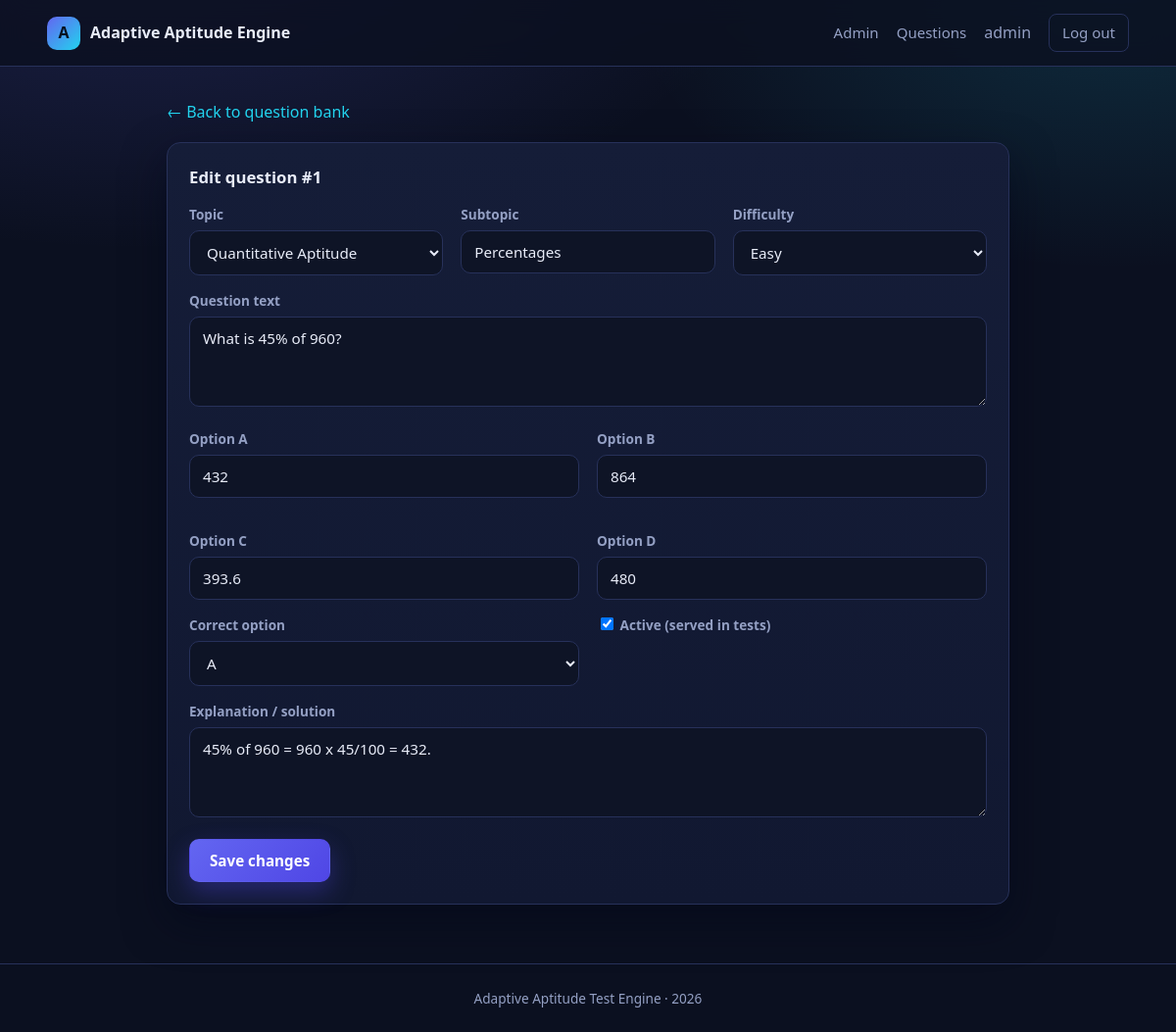
The page /admin/questions/1/edit (signed in) on the database its author committed.
### models.py (models this page shows, shortened)
class User(db.Model):
    __tablename__ = "users"
    id = db.Column(db.Integer, primary_key=True)
    username = db.Column(db.String(64), unique=True, nullable=False)
    email = db.Column(db.String(120), unique=True, nullable=False)
    full_name = db.Column(db.String(120))
    college = db.Column(db.String(160))
    password_hash = db.Column(db.String(255), nullable=False)
    is_admin = db.Column(db.Boolean, default=False, nullable=False)
    created_at = db.Column(db.DateTime, default=datetime.utcnow)
    attempts = db.relationship("TestAttempt", backref="user", lazy=True,
                               cascade="all, delete-orphan")

class Question(db.Model):
    __tablename__ = "questions"
    id = db.Column(db.Integer, primary_key=True)
    topic = db.Column(db.String(60), nullable=False, index=True)
    subtopic = db.Column(db.String(80))
    difficulty = db.Column(db.String(10), nullable=False, index=True)  # easy|medium|hard
    question = db.Column(db.Text, nullable=False)
    option_a = db.Column(db.String(255), nullable=False)
    option_b = db.Column(db.String(255), nullable=False)
    option_c = db.Column(db.String(255), nullable=False)
    option_d = db.Column(db.String(255), nullable=False)
    correct_option = db.Column(db.String(1), nullable=False)  # A|B|C|D
    explanation = db.Column(db.Text)
    active = db.Column(db.Boolean, default=True, nullable=False)

### app.py (the view, shortened to what this page needs)
@app.route("/admin/questions/new", methods=["GET", "POST"])
@app.route("/admin/questions/<int:qid>/edit", methods=["GET", "POST"])
@admin_required
def admin_question_form(qid=None):
    q = db.session.get(Question, qid) if qid else None
    if qid and not q:
        abort(404)
    return render_template("admin_question_form.html", q=q)

### app.py (called while the page is built)
def current_user():
    uid = session.get("user_id")
    return db.session.get(User, uid) if uid else None

def admin_required(view):
    @wraps(view)
    def wrapper(*a, **kw):
        u = current_user()
        if not u or not u.is_admin:
            flash("Superuser access required.", "danger")
            return redirect(url_for("admin_login"))
        return view(*a, **kw)
    return wrapper

@app.context_processor
def inject_globals():
    return {"user": current_user(), "year": datetime.utcnow().year}

### templates/admin_question_form.html (shortened to what this page needs)
{% extends "base.html" %}
{% block body %}
{% set topics = ['Quantitative Aptitude', 'Logical Reasoning', 'Verbal Ability', 'Data Interpretation'] %}
<section class="page container" style="max-width:860px">
  <a href="{{ url_for('admin_questions') }}">&larr; Back to question bank</a>
  <div class="card mt">
    <h2 class="card-title">{{ 'Edit question #' ~ q.id if q else 'Add a new question' }}</h2>
    <form method="post">
      <div class="grid grid-3">
        <div class="form-row">
          <label for="topic">Topic</label>
          <select id="topic" name="topic" required>
            {% for t in topics %}<option value="{{ t }}" {{ 'selected' if q and q.topic == t }}>{{ t }}</option>{% endfor %}
          </select>
        </div>
        <div class="form-row">
          <label for="subtopic">Subtopic</label>
          <input id="subtopic" name="subtopic" value="{{ q.subtopic if q else '' }}" placeholder="e.g. Percentages">
        </div>
        <div class="form-row">
          <label for="difficulty">Difficulty</label>
          <select id="difficulty" name="difficulty">
            {% for d in ['easy', 'medium', 'hard'] %}<option value="{{ d }}" {{ 'selected' if q and q.difficulty == d }}>{{ d|capitalize }}</option>{% endfor %}
          </select>
        </div>
      </div>
      <div class="form-row">
        <label for="question">Question text</label>
        <textarea id="question" name="question" required>{{ q.question if q else '' }}</textarea>
      </div>
      <div class="grid grid-2">
        {% for l in ['a', 'b', 'c', 'd'] %}
          <div class="form-row">
            <label for="option_{{ l }}">Option {{ l|upper }}</label>
            <input id="option_{{ l }}" name="option_{{ l }}" required value="{{ q['option_' ~ l] if q else '' }}">
          </div>
        {% endfor %}
      </div>
      <div class="grid grid-2">
        <div class="form-row">
          <label for="correct_option">Correct option</label>
          <select id="correct_option" name="correct_option">
            {% for l in ['A', 'B', 'C', 'D'] %}<option value="{{ l }}" {{ 'selected' if q and q.correct_option == l }}>{{ l }}</option>{% endfor %}
          </select>
        </div>
        {% if q %}
        <div class="form-row">
          <label><input type="checkbox" name="active" value="1" style="width:auto" {{ 'checked' if q.active }}> Active (served in tests)</label>
        </div>
        {% endif %}
      </div>
      <div class="form-row">
        <label for="explanation">Explanation / solution</label>
        <textarea id="explanation" name="explanation">{{ q.explanation if q else '' }}</textarea>
      </div>
      <button class="btn btn-primary" type="submit">{{ 'Save changes' if q else 'Add question' }}</button>
    </form>
  </div>
</section>
{% endblock %}

### templates/base.html (shortened to what this page needs)
<!doctype html>
<html lang="en">
<head>
  <link rel="stylesheet" href="{{ url_for('static', filename='css/style.css') }}">
</head>
<body>
<nav class="nav">
  <div class="container nav-inner">
    <a class="brand" href="{{ url_for('home') }}"><span class="brand-mark">A</span> Adaptive Aptitude Engine</a>
    <div class="nav-links">
      {% if user %}
        {% if user.is_admin %}
          <a href="{{ url_for('admin_dashboard') }}">Admin</a>
          <a href="{{ url_for('admin_questions') }}">Questions</a>
        {% else %}
          <a href="{{ url_for('dashboard') }}">Dashboard</a>
          <a href="{{ url_for('test_start') }}">Start Test</a>
        {% endif %}
        <span class="muted">{{ user.username }}</span>
        <a class="btn btn-ghost btn-sm" href="{{ url_for('logout') }}">Log out</a>
      {% else %}
        <a href="{{ url_for('login') }}">Login</a>
        <a href="{{ url_for('admin_login') }}">Admin</a>
        <a class="btn btn-primary btn-sm" href="{{ url_for('register') }}">Register</a>
      {% endif %}
    </div>
  </div>
</nav>
{% block body %}{% endblock %}
<div class="footer">Adaptive Aptitude Test Engine &middot; {{ year }}</div>
</body>
</html>

### static/css/style.css (style rules this page uses)
:root { --bg: #0b1020; --bg-soft: #111831; --surface: #151d38; --surface-2: #1b2444; --border: #27315a; --text: #e8ecf8; --muted: #94a0c4; --primary: #6366f1; --primary-soft: #818cf8; --accent: #22d3ee; --success: #34d399; --warning: #fbbf24; --danger: #f87171; --radius: 14px; --shadow: 0 18px 44px rgba(3, 7, 25, 0.55); }
* { box-sizing: border-box; }
body { margin: 0; font-family: "Segoe UI", Roboto, "Helvetica Neue", Arial, sans-serif; background: radial-gradient(1100px 600px at 12% -10%, rgba(99,102,241,.22), transparent 60%), radial-gradient(900px 500px at 95% 0%, rgba(34,211,238,.14), transparent 55%), var(--bg); color: var(--text); min-height: 100vh; line-height: 1.55; }
a { color: var(--accent); text-decoration: none; }
.container { width: min(1180px, 92vw); margin: 0 auto; }
.nav { position: sticky; top: 0; z-index: 40; backdrop-filter: blur(12px); background: rgba(11,16,32,.82); border-bottom: 1px solid var(--border); }
.nav-inner { display: flex; align-items: center; gap: 22px; padding: 14px 0; }
.brand { display: flex; align-items: center; gap: 10px; font-weight: 700; color: var(--text); }
.brand-mark { width: 34px; height: 34px; border-radius: 10px; display: grid; place-items: center; background: linear-gradient(135deg, var(--primary), var(--accent)); font-weight: 800; color: #06101f; }
.nav-links { display: flex; gap: 18px; margin-left: auto; align-items: center; flex-wrap: wrap; }
.nav-links a { color: var(--muted); font-size: .94rem; font-weight: 500; }
.btn { display: inline-block; border: 1px solid transparent; cursor: pointer; padding: 11px 20px; border-radius: 10px; font-size: .95rem; font-weight: 600; background: var(--surface-2); color: var(--text); transition: transform .12s ease, box-shadow .12s ease; font-family: inherit; }
.btn-primary { background: linear-gradient(135deg, var(--primary), #4f46e5); color: #fff; box-shadow: 0 10px 24px rgba(79,70,229,.35); }
.btn-ghost { background: transparent; border-color: var(--border); color: var(--text); }
.btn-sm { padding: 7px 13px; font-size: .84rem; border-radius: 8px; }
.card { background: linear-gradient(180deg, var(--surface), var(--bg-soft)); border: 1px solid var(--border); border-radius: var(--radius); padding: 22px; box-shadow: var(--shadow); }
.card-title { margin: 0 0 14px; font-size: 1.05rem; }
.grid { display: grid; gap: 18px; }
.grid-2 { grid-template-columns: repeat(auto-fit, minmax(320px, 1fr)); }
.grid-3 { grid-template-columns: repeat(auto-fit, minmax(240px, 1fr)); }
section.page { padding: 34px 0 60px; }
.form-row { margin-bottom: 15px; }
label { display: block; font-size: .85rem; color: var(--muted); margin-bottom: 6px; font-weight: 600; }
input, select, textarea { width: 100%; padding: 11px 13px; border-radius: 10px; font-size: .95rem; background: #0e1426; border: 1px solid var(--border); color: var(--text); font-family: inherit; }
textarea { min-height: 92px; resize: vertical; }
.footer { border-top: 1px solid var(--border); padding: 24px 0; color: var(--muted); font-size: .85rem; text-align: center; }
.muted { color: var(--muted); }
.mt { margin-top: 18px; }

### rows shown on the page
User: username "admin"
Question: id "Edit question #1", subtopic "Percentages", question "What is 45% of 960?", option_a "432" "864" "393.6" "480", explanation "45% of 960 = 960 x 45/100 = 432."

### other values the page prints
{{ l|upper }} "A" "B" "C" "D"
{{ 'Save changes' if q else 'Add question' }} "Save changes"
form field topic "Quantitative Aptitude"
form field difficulty "Easy"
form field correct_option "A"
